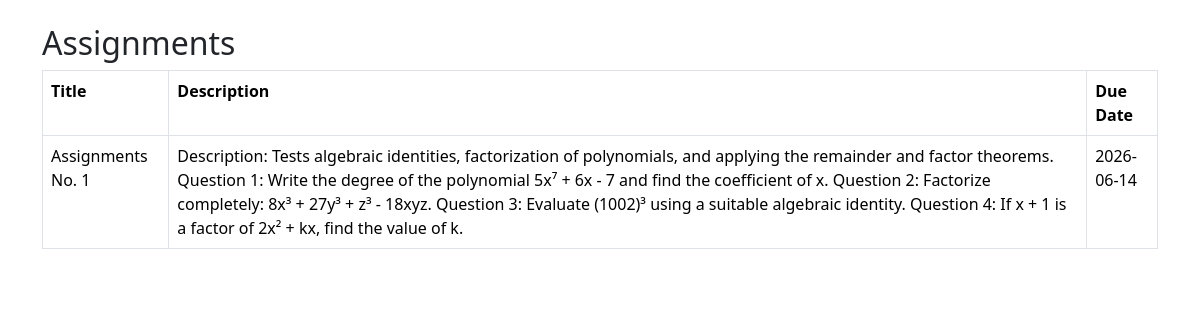
The page /student/assignments.php on the database its author committed.
### tables this page shows
CREATE TABLE `assignments` (
  `id` int(11) NOT NULL,
  `title` varchar(255) DEFAULT NULL,
  `description` text DEFAULT NULL,
  `due_date` date DEFAULT NULL,
  `created_at` timestamp NOT NULL DEFAULT current_timestamp()
);

### student/assignments.php (the view, shortened to what this page needs)
<?php
include("../config/db.php");
?>
<!DOCTYPE html>
<html>
<head>
<link href="https://cdn.jsdelivr.net/npm/bootstrap@5.3.3/dist/css/bootstrap.min.css" rel="stylesheet">
</head>
<body>
<div class="container mt-4">
<h2>Assignments</h2>
<table class="table table-bordered">
<tr>
<th>Title</th>
<th>Description</th>
<th>Due Date</th>
</tr>
<?php
$result=mysqli_query($conn,
"SELECT * FROM assignments ORDER BY due_date ASC");
while($row=mysqli_fetch_assoc($result))
{
?>
<tr>
<td><?= $row['title']; ?></td>
<td><?= $row['description']; ?></td>
<td><?= $row['due_date']; ?></td>
</tr>
<?php } ?>
</table>
</div>
</body>
</html>

### rows shown on the page
assignments: title "Assignments No. 1", description "Description: Tests algebraic identities, factorization of polynomials, and applying the remainder and factor theorems. Question 1: Write the degree of the polynomial 5x⁷ + 6x - 7 and find the coefficient of x. Question 2: Factorize completely: 8x³ + 27y³ + z³ - 18xyz. Question 3: Evaluate (1002)³ using a suitable algebraic identity. Question 4: If x + 1 is a factor of 2x² + kx, find the value of k.", due_date "2026-06-14"
